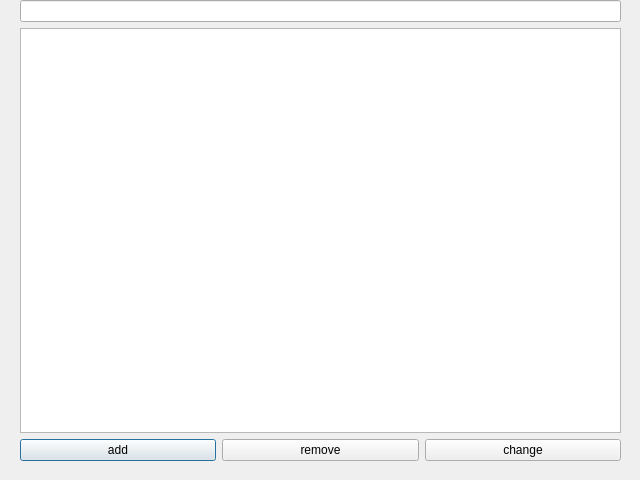
<?xml version="1.0" encoding="UTF-8"?>
<ui version="4.0">
 <class>DialogListView</class>
 <widget class="QDialog" name="DialogListView">
  <property name="geometry">
   <rect>
    <x>0</x>
    <y>0</y>
    <width>640</width>
    <height>480</height>
   </rect>
  </property>
  <property name="windowTitle">
   <string>Dialog</string>
  </property>
  <widget class="QWidget" name="">
   <property name="geometry">
    <rect>
     <x>20</x>
     <y>0</y>
     <width>601</width>
     <height>461</height>
    </rect>
   </property>
   <layout class="QVBoxLayout" name="verticalLayout_2">
    <item>
     <widget class="QLineEdit" name="lineEdit"/>
    </item>
    <item>
     <layout class="QVBoxLayout" name="verticalLayout">
      <item>
       <widget class="QListView" name="listView">
        <property name="viewMode">
         <enum>QListView::IconMode</enum>
        </property>
       </widget>
      </item>
      <item>
       <layout class="QHBoxLayout" name="horizontalLayout">
        <item>
         <widget class="QPushButton" name="addBtn">
          <property name="text">
           <string>add</string>
          </property>
         </widget>
        </item>
        <item>
         <widget class="QPushButton" name="removeBtn">
          <property name="text">
           <string>remove</string>
          </property>
         </widget>
        </item>
        <item>
         <widget class="QPushButton" name="changeBtn">
          <property name="text">
           <string>change</string>
          </property>
         </widget>
        </item>
       </layout>
      </item>
     </layout>
    </item>
   </layout>
  </widget>
 </widget>
 <resources/>
 <connections/>
</ui>
